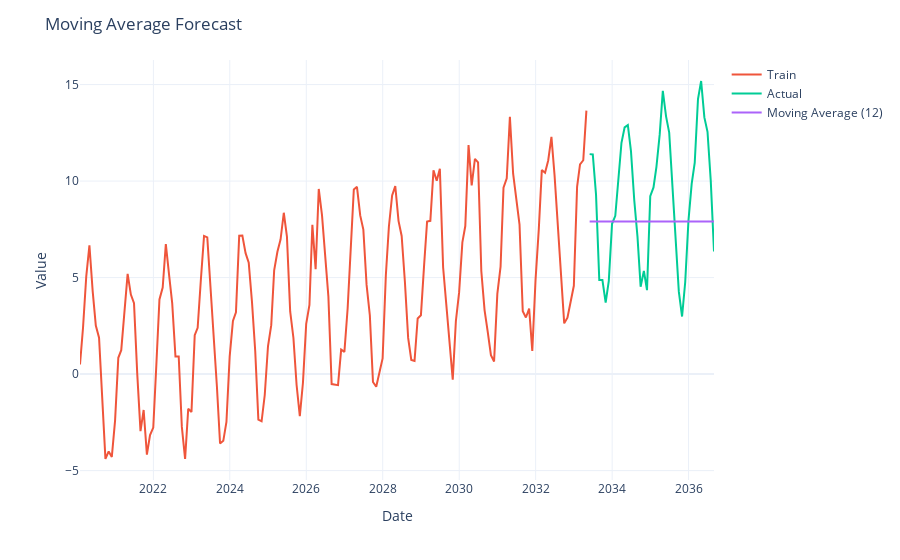

Here is the notebook cell this chart was saved with:
### Markdown cell above
<details>
<summary><strong>📖 Click to Expand</strong></summary>

##### 📊 Moving Average

Forecast is the **mean of the last N observations**.
- Smoother than naive forecast.
- Assumes short-term average is a good guess for next value.

Good when:
- There's **no strong trend or seasonality**.
- You want a simple but less noisy baseline.

</details>

### Code cell
window = 12
moving_avg = test.copy()
moving_avg["prediction"] = train["value"].rolling(window).mean().iloc[-1]

fig = px.line()
fig.add_scatter(x=train["date"], y=train["value"], name="Train")
fig.add_scatter(x=test["date"], y=test["value"], name="Actual")
fig.add_scatter(x=moving_avg["date"], y=moving_avg["prediction"], name=f"Moving Average ({window})")
fig.update_layout(
    title="Moving Average Forecast",
    xaxis_title="Date",
    yaxis_title="Value",
    template="plotly_white"
)
fig.show()
